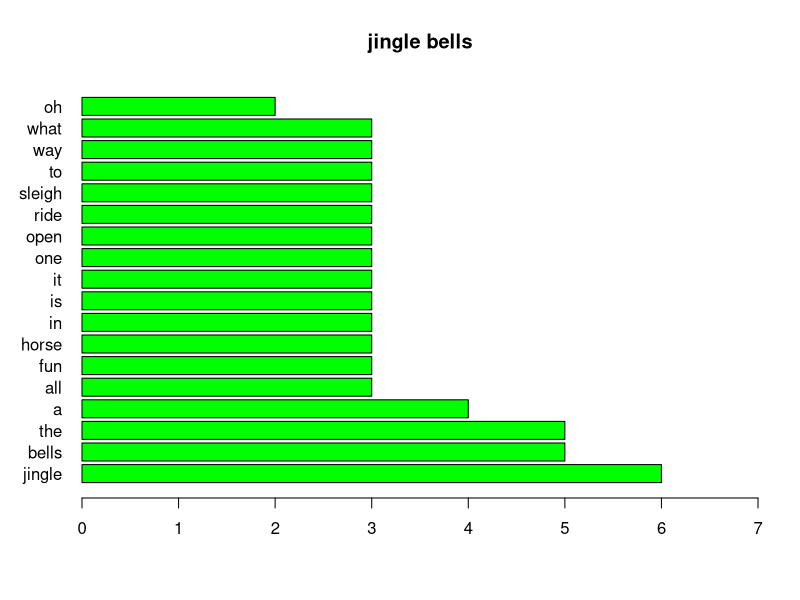

R code for this plot: (Note: this script raises an error after producing the figure.)
setwd("~/R_test/Data/ch_09")
lyrics <- readLines("ch9_2_jingle_bells.txt")

#반복문을 간단하게 전처리 가능

#syNotUsed <- c(",", "\\.", "-")
#for(ch in symNotUsed){
# lyrics <- gsub(ch, "", lyrics)
#}

# 텍스트 각각 전처리하기
lyrics <- gsub(",", "", lyrics)
lyrics <- gsub("\\.", "", lyrics)
lyrics <- gsub("-",  " ", lyrics)

lyrics <- tolower(lyrics)
lyricsWord <- strsplit(lyrics, " ")
lyricsWordList <- unlist(lyricsWord)  # 벡터로 변환
#print(lyricsWordList)

lyricsCount <- table(lyricsWordList) #단어의 빈도수 계산
lyricsCount <- sort(lyricsCount, decreasing = TRUE) # 빈도가 큰 순서 정렬
lyricsCount <- lyricsCount[lyricsCount >= 2] # 빈도가 2이상인 단어 추출
#print(lyricsCount)

# 단어의 빈도수에 따른 가로막대 생성
barplot(lyricsCount, horiz = TRUE, las = 1, xlim = c(0,7),
        col = "green", main = "jingle bells")

# lyrics6에서 불용어를 삭제
lyricsWordListNotUsed <- removeWords(lyricsWordList, stopwords("en"))

#lyrics7에서 단어의 글자 수가 1이상인 단어 추출
lyricsWordListNotUsed <- lyricsWordListNotUsed[nchar(lyricsWordListNotUsed)>= 1]
lyricsCountNotUsed <- table(lyricsWordListNotUsed)
lyricsCountNotUsed <- sort(lyricsCountNotUsed, decreasing = TRUE)
lyricsCountNotUsed <- lyricsCountNotUsed[lyricsCountNotUsed >= 2]

barplot(lyricsCountNotUsed, horiz = TRUE, las =2 ,
        xlim = c(0,7), col = "mediumseagreen", main = "Jingle bells")
